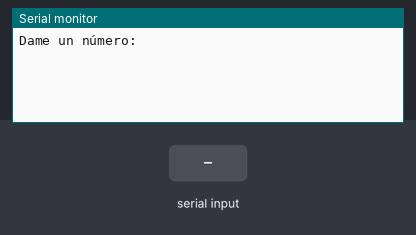
A sketch run on a simulated Arduino Uno, built with avr-gcc and run on an emulated ATmega328P. Shown: the last lines printed to the serial monitor. The test bench sets the inputs (shaded band).

Above: at 2.6 s.
2.7 s: "90,45\n" received over Serial
At 3.2 s:
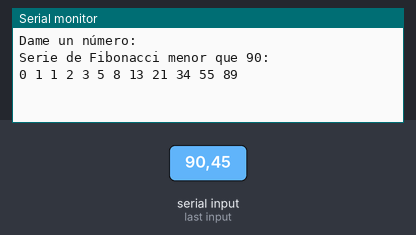
4.2 s: "30,150\n" received over Serial
At 5.4 s:
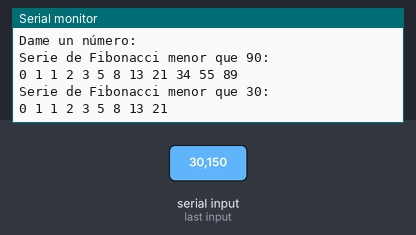
5.7 s: "5\n" received over Serial
At 6.5 s:
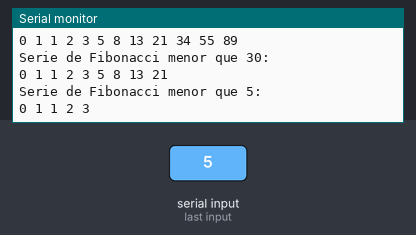
7.2 s: "200\n" received over Serial
At 7.8 s:
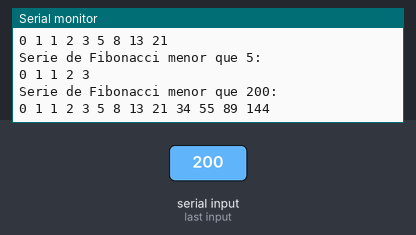
Timing chart, 0 to 9.7 s (numbered marks = the images above; inputs shaded):
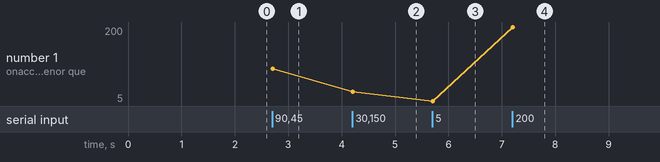

Measured:
- after the input at 2.7 s, the serial monitor: prints a new line at once (image 1)
- after the input at 4.2 s, the serial monitor: prints a new line at once (image 2)
- after the input at 5.7 s, the serial monitor: prints a new line at once (image 3)
- after the input at 7.2 s, the serial monitor: prints a new line at once (image 4)
- plotted number 1: 90 → 30 after the input at 4.2 s, 5 → 200 after the input at 7.2 s

The sketch:

practica1_9.ino
```cpp
/*
9. El programa solicita un número como entrada y proporciona los valores de la serie
de Fibonacci inferiores al valor introducido como entrada
https://es.wikipedia.org/wiki/Sucesi%C3%B3n_de_Fibonacci
*/
/* IO with Serial clases */
#define MAXBUF 20
char buffer[MAXBUF];
boolean myReadString(int timeout);
void setup() {
  delay(700);
  Serial.begin(9600);
  delay(700);
  Serial.print("Dame un número: \n");
}
void loop(){
  if(myReadString(50)){
    int numero = atoi(buffer);
    Serial.print("Serie de Fibonacci menor que ");
    Serial.print(numero);
    Serial.println(":");
    fibonacci(numero);
  }
}
//Working on Arduino Uno
boolean myReadString(int timeout) { //ReadString with timeout limit, return true if a string is readed within timeout limits
  static int i=0; //Número de caracteres leidos
  static long tLimit; //Reloj interno de timeout
  static boolean reading=false; //Marca si hay una lectura en curso
  while((Serial.available()>0) && (i<(MAXBUF-1))){ //Hay caracteres disponibles y no hemos desbordado el buffer
    if(!reading){ //First character
      reading=true; //Estamos en un proceso de lectura
      tLimit = millis(); //Ajustamos el reloj de timeout
      i=0; //Iniciamos el índice del buffer
    }
    buffer[i]=Serial.read(); //read next caracter from buffer
    if((buffer[i]=='\n') || (buffer[i]=='\r')){ //Fin de mensaje
      reading = false; //Fin de lectura
      if(i>0){ //No se trata de una linea vacía
        buffer[i] = 0; //Pon la marca de fin de cadena
        return true; //Lectura exitosa
      }
    }
    i=i+1;
    if(millis()-tLimit > timeout){ //Superamos el timeout de la lectura 86uS por caracter a 115200
      Serial.print("TimeOut"); //Mensaje de error
      reading = false; //Fin de lectura
      return false; //Fallo en la lectura
    }
  }
  return false;
}
// Nueva función para calcular y mostrar la serie de Fibonacci
void fibonacci(int numero) {
  int a = 0, b = 1, c;
  Serial.print(a);
  Serial.print(" ");
  while (b < numero) {
    Serial.print(b);
    Serial.print(" ");
    c = a + b;
    a = b;
    b = c;
  }
  Serial.println();
}
```
